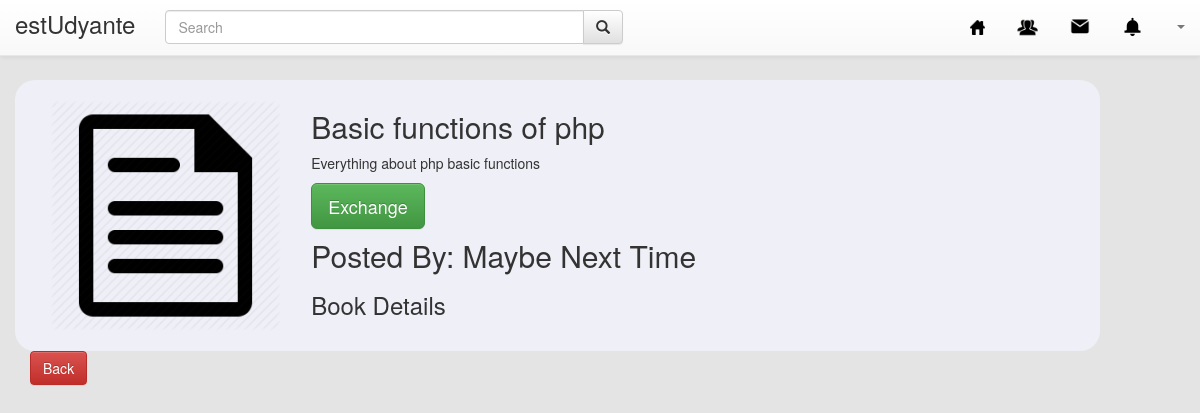
Screenshot of /index.php/notecatalog/noteinfo with the database file from the repository.
### tables this page shows
CREATE TABLE `note` (
  `note_ID` int(10) NOT NULL,
  `note_name` varchar(100) NOT NULL,
  `note_desc` varchar(1000) NOT NULL
);

### application/controllers/notecatalog.php (called while the page is built, shortened)
<?php
class notecatalog extends CI_Controller {
	public function __construct(){
		$this->load->model('estu_model','estudyante');
	}
public function noteinfo(){
    $data['name'] = $this->session->userdata('email');
    $rs = $this->estudyante->read_note();
    foreach($rs as $r)
    {
      $info = array(
            'note_desc' => $r['note_desc'],
            'note_name' => $r['note_name']
            );
      $studs[] = $info;
    }
    $userinfo = $this->estudyante->read_info($data['name']);
      foreach($userinfo as $i){
        $info = array(
          'id' => $i['id'],
          'firstname' => $i['firstname'],
          'lastname' => $i['lastname'],
          'email' => $i['email'],
        );
      }
      $data['title'] = $info['firstname'].' '.$info['lastname'];
      $data['name'] = $info['firstname'].' '.$info['lastname'];
      $data['headername'] = $this->session->userdata('headername');
    $data['note'] = $studs;
    $this->load->view('include/headerpage',$data);
    $this->load->view('estUdyante/noteinfo',$data);
  }
}

### index.php (called while the page is built, shortened)
<?php
require_once BASEPATH.'core/CodeIgniter.php';

### application/models/estu_model.php (called while the page is built, shortened)
<?php
class estu_model extends CI_Model {
	private $note = "note";
	public function read_note($condition=null){
	$query=$this->db->get($this->note);
	return $query->result_array();
	}
	public function read_info($condition=null){
	$this->db->select('*');
	$this->db->from('user1');
	$query= $this->db->get();
	return $query->result_array();
	}
}
?>

### application/views/estUdyante/noteinfo.php (the view, shortened to what this page needs)
<?php
 if( isset($note) && $note!=null ){
    foreach($note as $s)
       {
         $s['note_name'];
         $s['note_desc'];
       }
}
elseif($note==null)
{
    echo "no book";
}
?>
 <div class="container">
        <div class="row product">
            <div class="col-md-3 col-md-offset-0">
			 <img  src= "<?php echo base_url ('assets/img/Document_black-512.png'); ?>" class="img-responsive" > </div>
				<div class="col-md-7">
                <h2><?php echo $s['note_name'] ?> </h2>
                <p><?php echo $s['note_desc'] ?></p>
                <button class="btn btn-success btn-lg" type="button">Exchange </button>
                <div class="row">
                    <div class="col-md-12">
                        <h2>Posted By: <?php echo $name;?></h2>
                        <h3>Book Details</h3></div>
                </div>
            </div>
            <div class="col-md-7 col-md-push-0">
            </div>
        </div>
<a href="../notecatalog" class="btn btn-danger btn-md">Back</a>

### rows the page displays
note: note_name "Basic functions of php", note_desc "Everything about php basic functions"

### other values shown
$name "Maybe Next Time"
